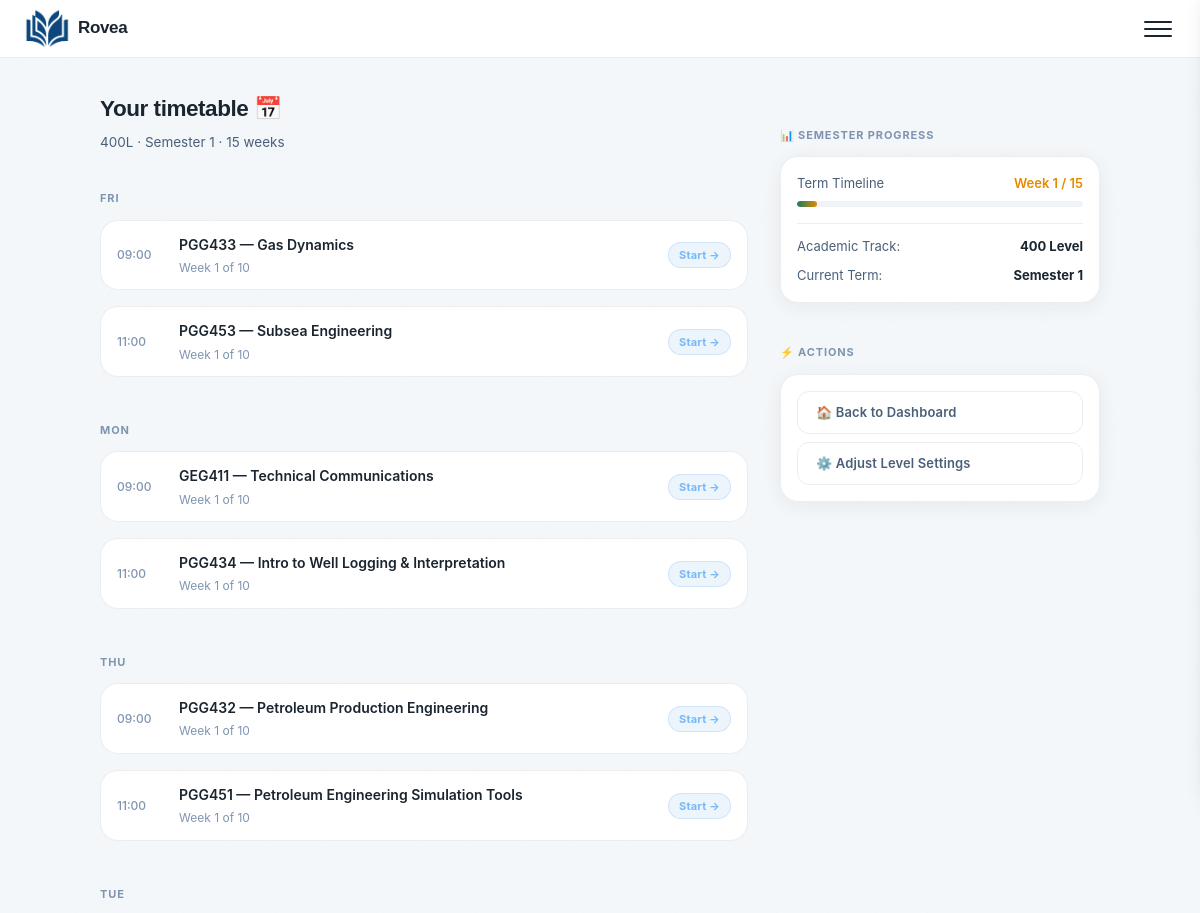
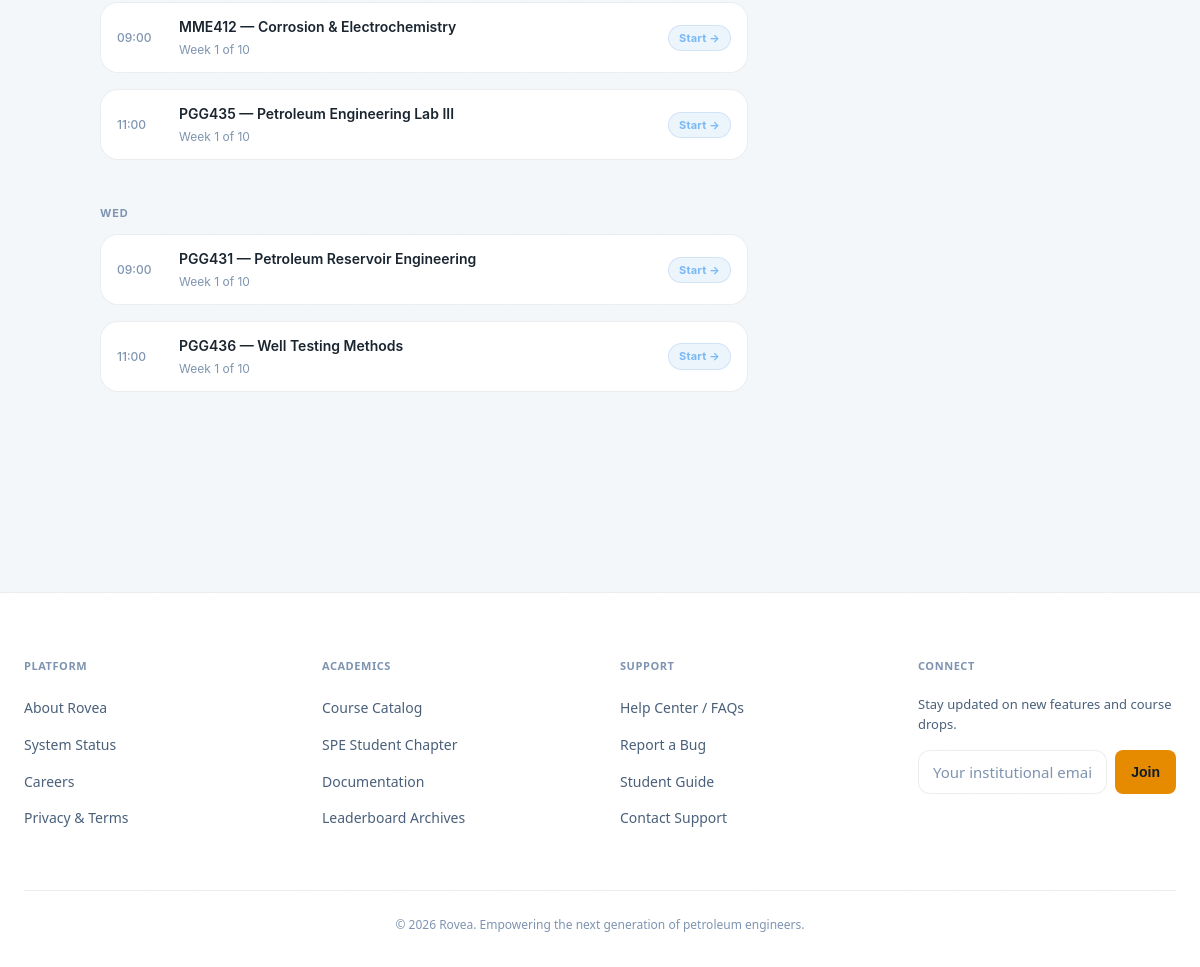
Screenshot of /timetable/ (signed in) with the database file from the repository (2 pictures, top to bottom).
### core/models.py (models this page shows, shortened)
class StudentProfile(models.Model):
    user = models.OneToOneField(User, on_delete=models.CASCADE, related_name="profile")
    matric_number = models.CharField(max_length=20, blank=True)
    school = models.CharField(max_length=50, choices=SCHOOL_CHOICES, default="unilag")
    department = models.CharField(max_length=50, choices=DEPARTMENT_CHOICES, default="petroleum")
    level = models.CharField(max_length=3, choices=LEVEL_CHOICES)
    semester = models.CharField(max_length=1, choices=SEMESTER_CHOICES)
    is_staff_member = models.BooleanField(default=False)
    elective_courses = models.ManyToManyField(
        'CourseDefinition',
        blank=True,
        related_name="enrolled_students",
        limit_choices_to={"is_elective": True}
    )
    xp = models.IntegerField(default=0)
    streak = models.IntegerField(default=0)
    last_session_date = models.DateField(null=True, blank=True)
    created_at = models.DateTimeField(auto_now_add=True)
    queue_position = models.IntegerField(default=0)
    queue_date = models.DateField(null=True, blank=True)

class TimetableEntry(models.Model):
    DAYS = [("Mon", "Monday"), ("Tue", "Tuesday"), ("Wed", "Wednesday"), ("Thu", "Thursday"), ("Fri", "Friday")]
    student = models.ForeignKey(StudentProfile, on_delete=models.CASCADE, related_name="timetable")
    course_code = models.CharField(max_length=10)
    course_title = models.CharField(max_length=100)
    day = models.CharField(max_length=3, choices=DAYS)
    time = models.CharField(max_length=10, default="09:00")
    week_number = models.IntegerField(default=1)
    total_weeks = models.IntegerField(default=10)
    is_completed = models.BooleanField(default=False)
    is_missed = models.BooleanField(default=False)
    rescheduled_to = models.DateField(null=True, blank=True)
    class Meta:
        ordering = ["day", "time"]

### core/views.py (the view)
# urls.py: path("timetable/", views.timetable_view, name="timetable"),
@login_required
def timetable_view(request):
    if not hasattr(request.user, "profile"):
        return redirect("onboarding")
    profile = request.user.profile
    timetable = profile.timetable.all()
    return render(request, "core/timetable.html", {"timetable": timetable, "profile": profile})

### templates/core/timetable.html (shortened to what this page needs)
{% extends "core/base.html" %}
{% block content %}
<div class="page-container dashboard-grid-container">
  <div class="dashboard-main-col">
    <div class="greeting-section" style="margin-bottom: 0;">
      <h2 style="margin-bottom:4px; font-family: 'Space Grotesk', sans-serif; font-weight: 700; letter-spacing: -0.02em;">Your timetable 📅</h2>
      <p class="greeting-sub" style="margin-bottom:1.5rem">{{ profile.level }}L · Semester {{ profile.semester }} · 15 weeks</p>
    </div>
    {% regroup timetable by day as day_list %}
    {% for day in day_list %}
      <p class="section-label" style="animation: fadeInUp 0.4s cubic-bezier(0.16, 1, 0.3, 1) both; animation-delay: 0.05s;">{{ day.grouper }}</p>
      <div class="session-list" style="animation: fadeInUp 0.4s cubic-bezier(0.16, 1, 0.3, 1) both; animation-delay: 0.1s;">
        {% for entry in day.list %}
        <div class="tt-row {% if entry.is_completed %}tt-done{% elif entry.is_missed %}tt-missed{% endif %}"
             style="transition: transform 0.2s cubic-bezier(0.4, 0, 0.2, 1), border-color 0.2s, box-shadow 0.2s; cursor: pointer;"
             onmouseenter="this.style.transform='translateY(-2px)'; this.style.borderColor='var(--border-accent)'; this.style.boxShadow='var(--shadow-card)';"
             onmouseleave="this.style.transform='translateY(0)'; this.style.borderColor='var(--border)'; this.style.boxShadow='none';">
          <div class="tt-time">{{ entry.time }}</div>
          <div class="tt-info">
            <div class="tt-course">{{ entry.course_code }} — {{ entry.course_title }}</div>
            <div class="tt-week">Week {{ entry.week_number }} of {{ entry.total_weeks }}</div>
          </div>
          <div>
            {% if entry.is_completed %}
              <span class="badge badge-green">Done ✓</span>
            {% elif entry.is_missed %}
              <span class="badge badge-amber">Rescheduled</span>
            {% else %}
              <a href="{% url 'session' entry.course_code %}" class="badge badge-blue" style="display: inline-block; text-align: center; transition: transform 0.15s;" onmouseenter="this.style.transform='scale(1.05)'" onmouseleave="this.style.transform='scale(1)'">Start →</a>
            {% endif %}
          </div>
        </div>
        {% endfor %}
      </div>
    {% empty %}
      <div class="side-widget-card" style="text-align: center; padding: 2rem; color: var(--text-secondary);">
        <p>No timetable items configured yet. Complete your profile setup to generate your learning track.</p>
      </div>
    {% endfor %}
  </div>
  <div class="dashboard-side-col">
    <p class="section-label" style="animation: fadeInUp 0.4s cubic-bezier(0.16, 1, 0.3, 1) both; animation-delay: 0.15s;">📊 Semester Progress</p>
    <div class="side-widget-card" style="animation-delay: 0.18s; transition: transform 0.2s; cursor: pointer;" onmouseenter="this.style.transform='translateY(-2px)'" onmouseleave="this.style.transform='translateY(0)'">
      <div style="margin-bottom: 12px;">
        <div style="display: flex; justify-content: space-between; font-size: 13px; margin-bottom: 6px;">
          <span style="color: var(--text-secondary);">Term Timeline</span>
          <span style="font-weight: 600; color: var(--amber);">Week 1 / 15</span>
        </div>
        <div class="prog-bar" style="height: 6px;">
          <div class="prog-fill" style="width: 7.1%;"></div>
        </div>
      </div>
      <div style="font-size: 13px; color: var(--text-secondary); display: flex; flex-direction: column; gap: 8px; margin-top: 16px; padding-top: 12px; border-top: 1px solid var(--border);">
        <div style="display: flex; justify-content: space-between;">
          <span>Academic Track:</span>
          <strong style="color: var(--text);">{{ profile.level }} Level</strong>
        </div>
        <div style="display: flex; justify-content: space-between;">
          <span>Current Term:</span>
          <strong style="color: var(--text);">Semester {{ profile.semester }}</strong>
        </div>
      </div>
    </div>
    <p class="section-label" style="animation: fadeInUp 0.4s cubic-bezier(0.16, 1, 0.3, 1) both; animation-delay: 0.22s;">⚡ Actions</p>
    <div class="side-widget-card" style="display: flex; flex-direction: column; gap: 8px; animation-delay: 0.25s;">
      <a href="{% url 'dashboard' %}" class="btn btn-white-outline btn-full" style="justify-content: flex-start; font-size: 13px;">🏠 Back to Dashboard</a>
      <a href="{% url 'profile_edit' %}" class="btn btn-white-outline btn-full" style="justify-content: flex-start; font-size: 13px;">⚙️ Adjust Level Settings</a>
    </div>
  </div>
</div>
{% endblock %}

### rows the page displays
StudentProfile: level "400", semester "1"
TimetableEntry: grouper "FRI", time "09:00", course_code "PGG433", course_title "Gas Dynamics", week_number "1", total_weeks "10", is_completed "Start →"
TimetableEntry: time "11:00", course_code "PGG453", course_title "Subsea Engineering", week_number "1", total_weeks "10", is_completed "Start →"
TimetableEntry: grouper "MON", time "09:00", course_code "GEG411", course_title "Technical Communications", week_number "1", total_weeks "10", is_completed "Start →"
TimetableEntry: time "11:00", course_code "PGG434", course_title "Intro to Well Logging & Interpretation", week_number "1", total_weeks "10", is_completed "Start →"
TimetableEntry: grouper "THU", time "09:00", course_code "PGG432", course_title "Petroleum Production Engineering", week_number "1", total_weeks "10", is_completed "Start →"
TimetableEntry: time "11:00", course_code "PGG451", course_title "Petroleum Engineering Simulation Tools", week_number "1", total_weeks "10", is_completed "Start →"
TimetableEntry: grouper "TUE", time "09:00", course_code "MME412", course_title "Corrosion & Electrochemistry", week_number "1", total_weeks "10", is_completed "Start →"
TimetableEntry: time "11:00", course_code "PGG435", course_title "Petroleum Engineering Lab III", week_number "1", total_weeks "10", is_completed "Start →"
TimetableEntry: grouper "WED", time "09:00", course_code "PGG431", course_title "Petroleum Reservoir Engineering", week_number "1", total_weeks "10", is_completed "Start →"
TimetableEntry: time "11:00", course_code "PGG436", course_title "Well Testing Methods", week_number "1", total_weeks "10", is_completed "Start →"
